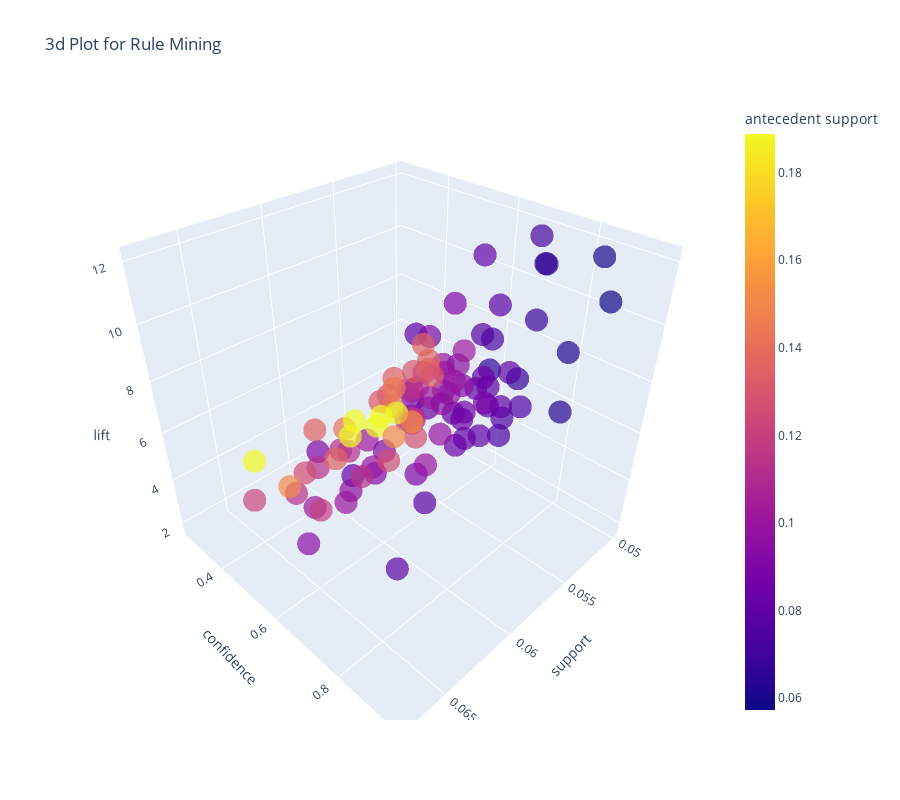

The cell this chart's notebook holds for it:
### Markdown cell above
### Visualizations Using Pycaret Library

### Code cell
from pycaret.arules import *
exp = setup(data=df, transaction_id = 'CustomerID', item_id = 'Description')
rule = create_model(metric='lift', threshold=1, min_support=.05)
plot_model(rule, plot='3d')
